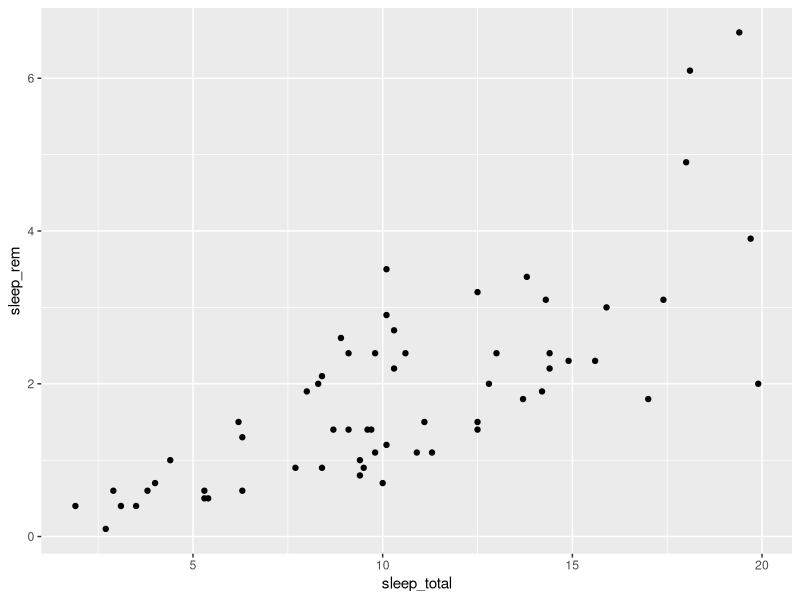
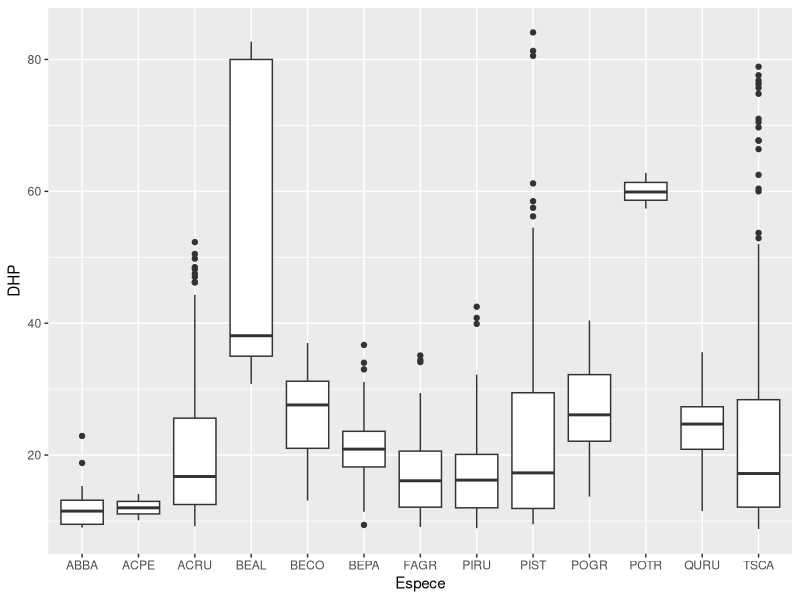
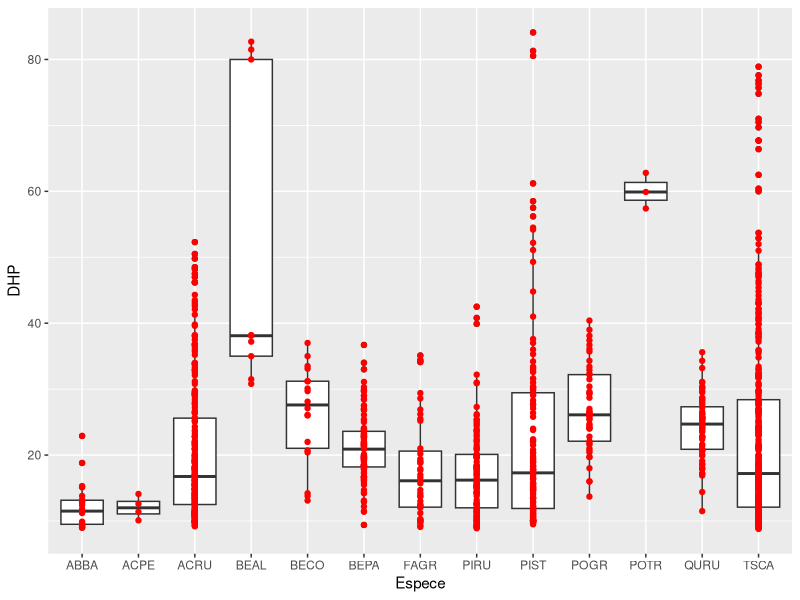
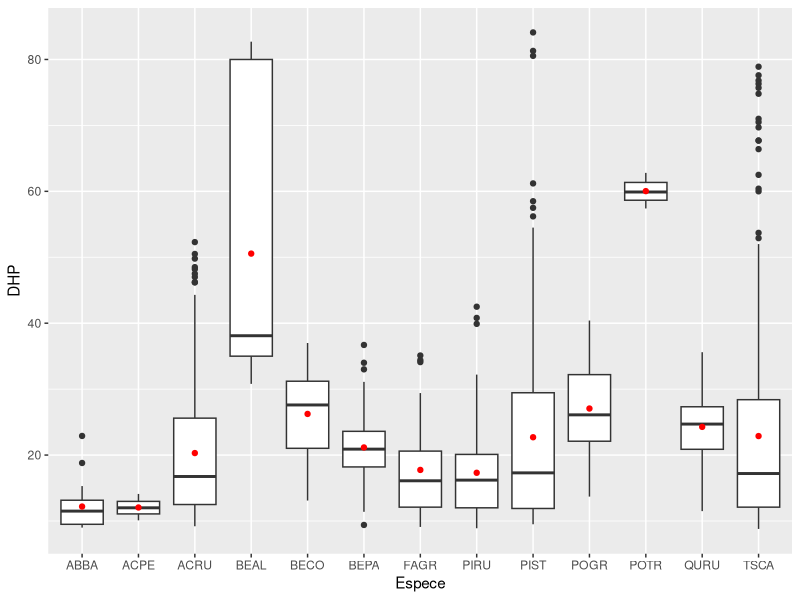
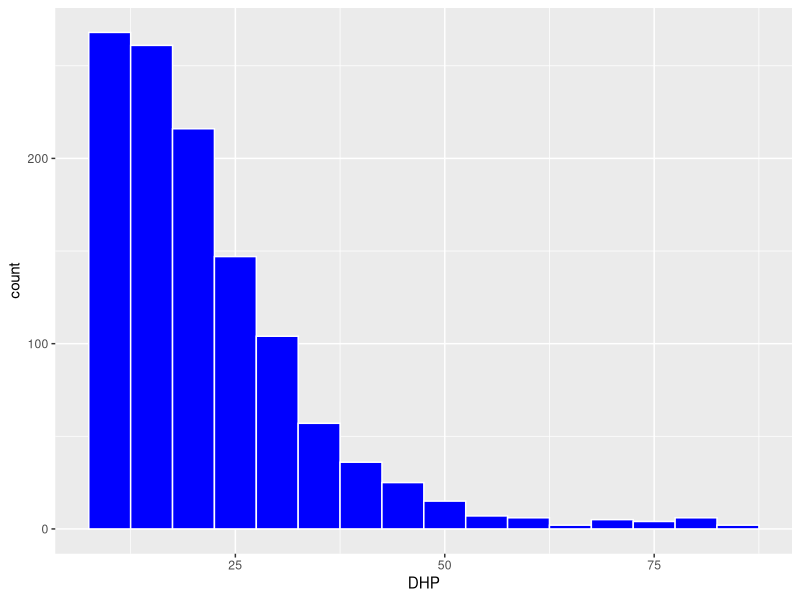
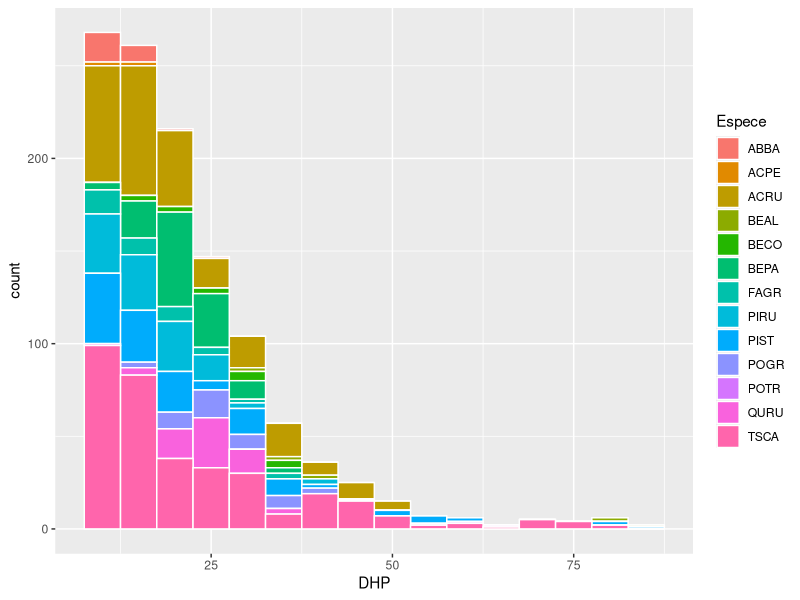
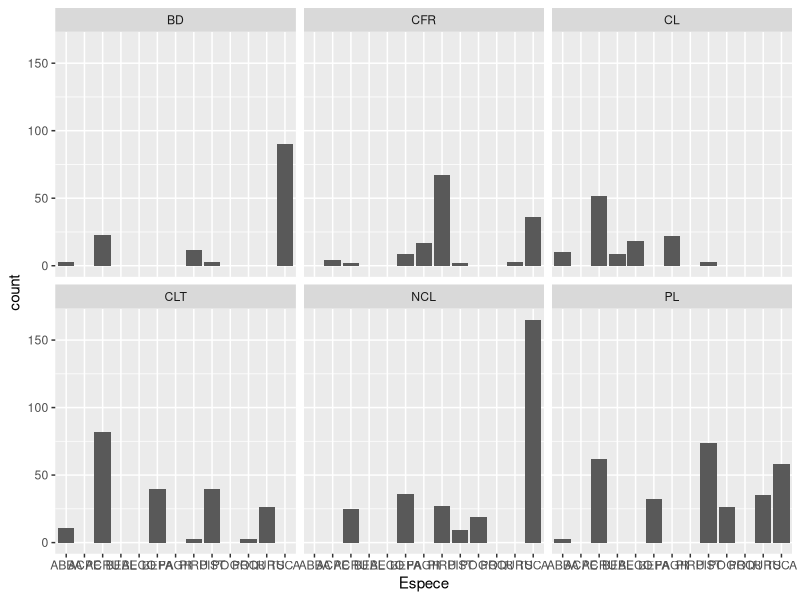
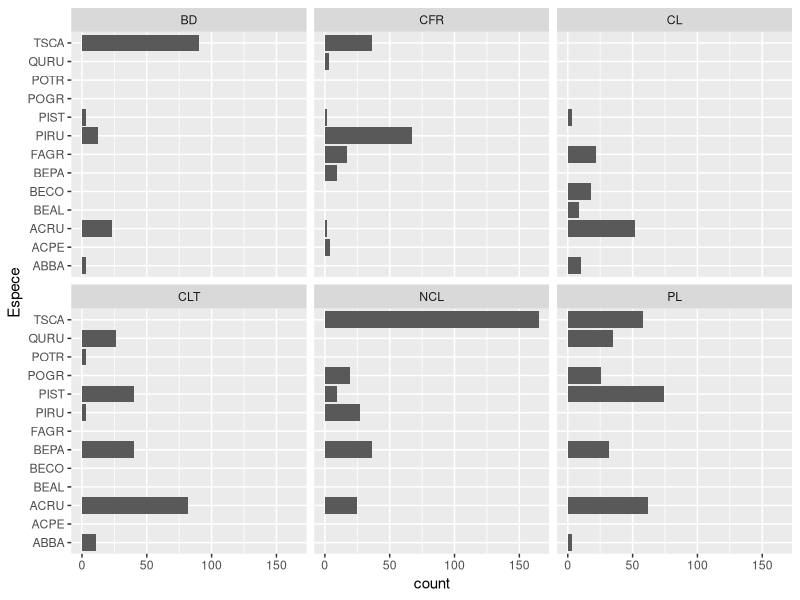

Source code (R) for these figures, in order:
## ---- chunk 1
knitr::opts_chunk$set(echo = TRUE)
## ---- chunk 2
arbre_df <- data.frame(site = c("A", "B", "C"), fir = c(35, 24, 51), pine = c(10, 12, 19), birch = c(26, 45, 8))
arbre_df
## ---- chunk 3
library(tidyr)
gather(arbre_df, key = "species", value = "number", fir:birch)
## ---- chunk 4
library(dplyr)

kejim <- read.csv("cours1_kejimkujik.csv", stringsAsFactors = FALSE)
head(kejim)
## ---- chunk 5
acru <- kejim[kejim$Espece == "ACRU", ]
head(acru)
## ---- chunk 6
acru <- filter(kejim, Espece == "ACRU")
head(acru)
## ---- chunk 7
acru30 <- filter(kejim, Espece == "ACRU", DHP > 30)
head(acru30)
## ---- chunk 8
acru_tri_dhp <- arrange(acru, DHP)
head(acru_tri_dhp)
## ---- chunk 9
acru_tri_an_dhp <- arrange(acru, Annee, desc(DHP))
head(acru_tri_an_dhp)
## ---- chunk 10
acru_select <- select(acru_tri_dhp, Site, Annee, DHP)
head(acru_select)
## ---- chunk 11
acru <- kejim %>%
    filter(Espece == "ACRU") %>%
    arrange(DHP) %>%
    select(Site, Annee, DHP)
    
head(acru)
## ---- chunk 12
kejim_dhp_mm <- mutate(kejim, DHP_mm = DHP * 10)
head(kejim_dhp_mm)
## ---- chunk 13
group_by(kejim, Espece) %>%
    summarize(moyDHP = mean(DHP), etDHP = sd(DHP))
## ---- chunk 14
compte_site_annee <- kejim %>%
    group_by(Site, Annee) %>%
    summarize(compte = n())
head(compte_site_annee)
## ---- chunk 15
codes_esp <- read.csv("codes_especes.csv", stringsAsFactors = FALSE,
                      encoding = "UTF-8")
head(codes_esp)
## ---- chunk 16
kejim_esp <- inner_join(kejim, codes_esp)
head(kejim_esp)
## ---- chunk 17
library(ggplot2)
## ---- chunk 18
msleep
## ---- chunk 19
ggplot(data = msleep, mapping = aes(x = sleep_total, y = sleep_rem)) +
    geom_point()
## ---- chunk 20
ggplot(kejim, aes(x = Espece, y = DHP)) +
    geom_boxplot()
## ---- chunk 21
ggplot(kejim, aes(x = Espece, y = DHP)) +
    geom_boxplot() +
    geom_point(color = "red")
## ---- chunk 22
ggplot(kejim, aes(x = Espece, y = DHP)) +
    geom_boxplot() +
    geom_point(color = "red", stat = "summary", fun.y = "mean")
## ---- chunk 23
ggplot(kejim, aes(x = DHP)) +
    geom_histogram(binwidth = 5, color = "white", fill = "blue")
## ---- chunk 24
ggplot(kejim, aes(x = DHP, fill = Espece)) +
    geom_histogram(binwidth = 5, color = "white")
## ---- chunk 25
ggplot(kejim, aes(x = Espece)) +
    geom_bar() +
    facet_wrap(~ Site)
## ---- chunk 26
ggplot(kejim, aes(x = Espece)) +
    geom_bar() +
    facet_wrap(~ Site) +
    coord_flip()
## ---- chunk 27
ggplot(kejim, aes(x = DHP)) +
    geom_histogram(binwidth = 5) +
    facet_grid(Annee ~ Site)
## ---- chunk 28
trois_esp <- filter(kejim, Espece %in% c("TSCA", "ACRU", "BEPA"))

dens <- ggplot(trois_esp, aes(x = DHP, fill = Espece)) +
    geom_density(alpha = 0.3)

dens
## ---- chunk 29
dens <- dens +
    labs(title = "Distribution of the diameter of three species at Kejimkujik National Park", 
         x = "Diameter at breast height (cm)", y = "Density", fill = "Species")
dens
## ---- chunk 30
dens <- dens +
    scale_x_continuous(breaks = seq(10, 80, 10)) +
    scale_fill_manual(values = c("orange", "purple", "green"),
                      labels = c("Acer rubrum", "Betula papyrifera", "Tsuga canadensis"))
dens
## ---- chunk 31
dens + 
    theme_bw()
## ---- chunk 32
dens + 
    theme_bw() +
    theme(legend.position = c(0.7, 0.5))
## ---- chunk 33
kejim2014 <- filter(kejim, Annee == 2014, Espece != "TSCA")
head(kejim2014)
## ---- chunk 34
kejim %>%
    filter(Espece == "ABBA", DHP > 15) %>%
    arrange(Annee, Mois, Jour)
## ---- chunk 35
group_by(kejim, Espece) %>%
    summarize(maxDHP = max(DHP)) %>%
    arrange(desc(maxDHP))
## ---- chunk 36
ggplot(data = kejim, mapping = aes(x = Espece, y = DHP)) +
    geom_point()
## ---- chunk 37
ggplot(kejim, aes(x = Espece, fill = Site)) +
    geom_bar()
## ---- chunk 38
ggplot(msleep, aes(x = sleep_total, y = sleep_rem)) +
    geom_point() +
    facet_wrap(~ vore)
